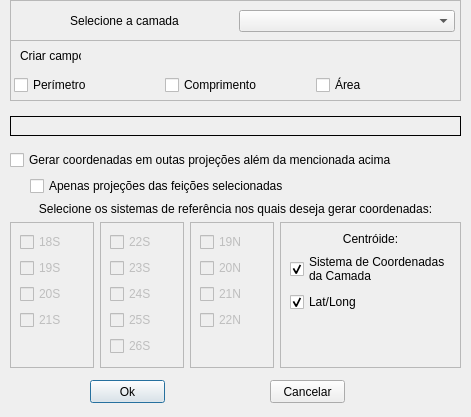
<?xml version="1.0" encoding="UTF-8"?>
<ui version="4.0">
 <class>Dialog</class>
 <widget class="QDialog" name="Dialog">
  <property name="geometry">
   <rect>
    <x>0</x>
    <y>0</y>
    <width>471</width>
    <height>417</height>
   </rect>
  </property>
  <property name="windowTitle">
   <string>Dialog</string>
  </property>
  <widget class="QWidget" name="layoutWidget">
   <property name="geometry">
    <rect>
     <x>10</x>
     <y>10</y>
     <width>451</width>
     <height>22</height>
    </rect>
   </property>
   <layout class="QHBoxLayout" name="layerHLayout_2">
    <property name="leftMargin">
     <number>6</number>
    </property>
    <property name="rightMargin">
     <number>6</number>
    </property>
    <item>
     <widget class="QLabel" name="label">
      <property name="text">
       <string>Selecione a camada</string>
      </property>
      <property name="alignment">
       <set>Qt::AlignCenter</set>
      </property>
     </widget>
    </item>
    <item>
     <widget class="QgsMapLayerComboBox" name="mapLayerSelection"/>
    </item>
   </layout>
  </widget>
  <widget class="QWidget" name="layoutWidget_2">
   <property name="geometry">
    <rect>
     <x>10</x>
     <y>70</y>
     <width>451</width>
     <height>31</height>
    </rect>
   </property>
   <layout class="QHBoxLayout" name="dimensionsHLayout">
    <property name="leftMargin">
     <number>4</number>
    </property>
    <item>
     <widget class="QCheckBox" name="checkBoxPer">
      <property name="enabled">
       <bool>true</bool>
      </property>
      <property name="text">
       <string>Perímetro</string>
      </property>
      <property name="checkable">
       <bool>true</bool>
      </property>
      <property name="checked">
       <bool>false</bool>
      </property>
      <property name="tristate">
       <bool>false</bool>
      </property>
     </widget>
    </item>
    <item>
     <widget class="QCheckBox" name="checkBoxLeng">
      <property name="text">
       <string>Comprimento</string>
      </property>
      <property name="checked">
       <bool>false</bool>
      </property>
     </widget>
    </item>
    <item>
     <widget class="QCheckBox" name="checkBoxArea">
      <property name="text">
       <string>Área</string>
      </property>
      <property name="checked">
       <bool>false</bool>
      </property>
     </widget>
    </item>
   </layout>
  </widget>
  <widget class="QLabel" name="zoneLabel">
   <property name="geometry">
    <rect>
     <x>10</x>
     <y>116</y>
     <width>451</width>
     <height>20</height>
    </rect>
   </property>
   <property name="frameShape">
    <enum>QFrame::Box</enum>
   </property>
   <property name="text">
    <string/>
   </property>
   <property name="alignment">
    <set>Qt::AlignCenter</set>
   </property>
  </widget>
  <widget class="QPushButton" name="okButton">
   <property name="geometry">
    <rect>
     <x>90</x>
     <y>380</y>
     <width>75</width>
     <height>23</height>
    </rect>
   </property>
   <property name="text">
    <string>Ok</string>
   </property>
  </widget>
  <widget class="QPushButton" name="cancelButton">
   <property name="geometry">
    <rect>
     <x>270</x>
     <y>380</y>
     <width>75</width>
     <height>23</height>
    </rect>
   </property>
   <property name="text">
    <string>Cancelar</string>
   </property>
  </widget>
  <widget class="QFrame" name="fieldsFrame">
   <property name="geometry">
    <rect>
     <x>10</x>
     <y>40</y>
     <width>451</width>
     <height>61</height>
    </rect>
   </property>
   <property name="frameShape">
    <enum>QFrame::StyledPanel</enum>
   </property>
   <property name="frameShadow">
    <enum>QFrame::Raised</enum>
   </property>
   <widget class="QLabel" name="label_4">
    <property name="geometry">
     <rect>
      <x>10</x>
      <y>0</y>
      <width>61</width>
      <height>31</height>
     </rect>
    </property>
    <property name="text">
     <string>Criar campo:</string>
    </property>
   </widget>
  </widget>
  <widget class="QFrame" name="frame_2">
   <property name="geometry">
    <rect>
     <x>10</x>
     <y>0</y>
     <width>451</width>
     <height>41</height>
    </rect>
   </property>
   <property name="frameShape">
    <enum>QFrame::StyledPanel</enum>
   </property>
   <property name="frameShadow">
    <enum>QFrame::Raised</enum>
   </property>
  </widget>
  <widget class="QWidget" name="verticalLayoutWidget">
   <property name="geometry">
    <rect>
     <x>10</x>
     <y>150</y>
     <width>451</width>
     <height>221</height>
    </rect>
   </property>
   <layout class="QVBoxLayout" name="verticalLayout_2">
    <item>
     <widget class="QCheckBox" name="checkBoxCoord">
      <property name="enabled">
       <bool>true</bool>
      </property>
      <property name="text">
       <string>Gerar coordenadas em outas projeções além da mencionada acima</string>
      </property>
      <property name="checkable">
       <bool>true</bool>
      </property>
      <property name="checked">
       <bool>false</bool>
      </property>
      <property name="tristate">
       <bool>false</bool>
      </property>
     </widget>
    </item>
    <item>
     <layout class="QHBoxLayout" name="horizontalLayout">
      <property name="leftMargin">
       <number>20</number>
      </property>
      <item>
       <widget class="QCheckBox" name="checkBoxSelected">
        <property name="layoutDirection">
         <enum>Qt::LeftToRight</enum>
        </property>
        <property name="text">
         <string>Apenas projeções das feições selecionadas</string>
        </property>
       </widget>
      </item>
     </layout>
    </item>
    <item>
     <widget class="QLabel" name="label_5">
      <property name="sizeIncrement">
       <size>
        <width>0</width>
        <height>0</height>
       </size>
      </property>
      <property name="text">
       <string>Selecione os sistemas de referência nos quais deseja gerar coordenadas:</string>
      </property>
      <property name="alignment">
       <set>Qt::AlignCenter</set>
      </property>
     </widget>
    </item>
    <item>
     <layout class="QHBoxLayout" name="horizontalLayout_4">
      <item>
       <widget class="QFrame" name="zoneFrame1">
        <property name="enabled">
         <bool>false</bool>
        </property>
        <property name="sizePolicy">
         <sizepolicy hsizetype="Expanding" vsizetype="Expanding">
          <horstretch>0</horstretch>
          <verstretch>0</verstretch>
         </sizepolicy>
        </property>
        <property name="frameShape">
         <enum>QFrame::StyledPanel</enum>
        </property>
        <property name="frameShadow">
         <enum>QFrame::Raised</enum>
        </property>
        <layout class="QVBoxLayout" name="verticalLayout">
         <item>
          <widget class="QCheckBox" name="checkBox_18S">
           <property name="text">
            <string>18S</string>
           </property>
          </widget>
         </item>
         <item>
          <widget class="QCheckBox" name="checkBox_19S">
           <property name="text">
            <string>19S</string>
           </property>
          </widget>
         </item>
         <item>
          <widget class="QCheckBox" name="checkBox_20S">
           <property name="text">
            <string>20S</string>
           </property>
          </widget>
         </item>
         <item>
          <widget class="QCheckBox" name="checkBox_21S">
           <property name="text">
            <string>21S</string>
           </property>
          </widget>
         </item>
         <item>
          <spacer name="verticalSpacer_2">
           <property name="orientation">
            <enum>Qt::Vertical</enum>
           </property>
           <property name="sizeHint" stdset="0">
            <size>
             <width>20</width>
             <height>40</height>
            </size>
           </property>
          </spacer>
         </item>
        </layout>
        <zorder>checkBox_21S</zorder>
        <zorder>checkBox_20S</zorder>
        <zorder>checkBox_19S</zorder>
        <zorder>checkBox_18S</zorder>
        <zorder>verticalSpacer_2</zorder>
       </widget>
      </item>
      <item>
       <widget class="QFrame" name="zoneFrame2">
        <property name="enabled">
         <bool>false</bool>
        </property>
        <property name="sizePolicy">
         <sizepolicy hsizetype="Expanding" vsizetype="Expanding">
          <horstretch>0</horstretch>
          <verstretch>0</verstretch>
         </sizepolicy>
        </property>
        <property name="frameShape">
         <enum>QFrame::StyledPanel</enum>
        </property>
        <property name="frameShadow">
         <enum>QFrame::Raised</enum>
        </property>
        <layout class="QVBoxLayout" name="verticalLayout_7">
         <item>
          <widget class="QCheckBox" name="checkBox_22S">
           <property name="text">
            <string>22S</string>
           </property>
          </widget>
         </item>
         <item>
          <widget class="QCheckBox" name="checkBox_23S">
           <property name="text">
            <string>23S</string>
           </property>
          </widget>
         </item>
         <item>
          <widget class="QCheckBox" name="checkBox_24S">
           <property name="text">
            <string>24S</string>
           </property>
          </widget>
         </item>
         <item>
          <widget class="QCheckBox" name="checkBox_25S">
           <property name="text">
            <string>25S</string>
           </property>
          </widget>
         </item>
         <item>
          <widget class="QCheckBox" name="checkBox_26S">
           <property name="text">
            <string>26S</string>
           </property>
          </widget>
         </item>
         <item>
          <spacer name="verticalSpacer_4">
           <property name="orientation">
            <enum>Qt::Vertical</enum>
           </property>
           <property name="sizeHint" stdset="0">
            <size>
             <width>20</width>
             <height>40</height>
            </size>
           </property>
          </spacer>
         </item>
        </layout>
       </widget>
      </item>
      <item>
       <widget class="QFrame" name="zoneFrame3">
        <property name="enabled">
         <bool>false</bool>
        </property>
        <property name="sizePolicy">
         <sizepolicy hsizetype="Expanding" vsizetype="Expanding">
          <horstretch>0</horstretch>
          <verstretch>0</verstretch>
         </sizepolicy>
        </property>
        <property name="frameShape">
         <enum>QFrame::StyledPanel</enum>
        </property>
        <property name="frameShadow">
         <enum>QFrame::Raised</enum>
        </property>
        <layout class="QVBoxLayout" name="verticalLayout_5">
         <item>
          <widget class="QCheckBox" name="checkBox_19N">
           <property name="text">
            <string>19N</string>
           </property>
          </widget>
         </item>
         <item>
          <widget class="QCheckBox" name="checkBox_20N">
           <property name="text">
            <string>20N</string>
           </property>
          </widget>
         </item>
         <item>
          <widget class="QCheckBox" name="checkBox_21N">
           <property name="text">
            <string>21N</string>
           </property>
          </widget>
         </item>
         <item>
          <widget class="QCheckBox" name="checkBox_22N">
           <property name="text">
            <string>22N</string>
           </property>
          </widget>
         </item>
         <item>
          <spacer name="verticalSpacer_5">
           <property name="orientation">
            <enum>Qt::Vertical</enum>
           </property>
           <property name="sizeHint" stdset="0">
            <size>
             <width>20</width>
             <height>40</height>
            </size>
           </property>
          </spacer>
         </item>
        </layout>
       </widget>
      </item>
      <item>
       <widget class="QFrame" name="pointFrame">
        <property name="enabled">
         <bool>true</bool>
        </property>
        <property name="sizePolicy">
         <sizepolicy hsizetype="Expanding" vsizetype="Expanding">
          <horstretch>0</horstretch>
          <verstretch>0</verstretch>
         </sizepolicy>
        </property>
        <property name="frameShape">
         <enum>QFrame::StyledPanel</enum>
        </property>
        <property name="frameShadow">
         <enum>QFrame::Raised</enum>
        </property>
        <layout class="QVBoxLayout" name="verticalLayout_6">
         <item>
          <widget class="QLabel" name="label_2">
           <property name="text">
            <string>Centróide:</string>
           </property>
           <property name="alignment">
            <set>Qt::AlignCenter</set>
           </property>
          </widget>
         </item>
         <item>
          <widget class="QCheckBox" name="checkBoxCentlayerCrs">
           <property name="text">
            <string>Sistema de Coordenadas 
da Camada</string>
           </property>
           <property name="checked">
            <bool>true</bool>
           </property>
          </widget>
         </item>
         <item>
          <widget class="QCheckBox" name="checkBoxCentlatLong">
           <property name="text">
            <string>Lat/Long</string>
           </property>
           <property name="checked">
            <bool>true</bool>
           </property>
          </widget>
         </item>
         <item>
          <spacer name="verticalSpacer_6">
           <property name="orientation">
            <enum>Qt::Vertical</enum>
           </property>
           <property name="sizeHint" stdset="0">
            <size>
             <width>20</width>
             <height>40</height>
            </size>
           </property>
          </spacer>
         </item>
        </layout>
       </widget>
      </item>
     </layout>
    </item>
    <item>
     <spacer name="verticalSpacer">
      <property name="orientation">
       <enum>Qt::Vertical</enum>
      </property>
      <property name="sizeHint" stdset="0">
       <size>
        <width>20</width>
        <height>40</height>
       </size>
      </property>
     </spacer>
    </item>
   </layout>
  </widget>
  <zorder>frame_2</zorder>
  <zorder>fieldsFrame</zorder>
  <zorder>layoutWidget</zorder>
  <zorder>layoutWidget_2</zorder>
  <zorder>zoneLabel</zorder>
  <zorder>okButton</zorder>
  <zorder>cancelButton</zorder>
  <zorder>verticalLayoutWidget</zorder>
 </widget>
 <customwidgets>
  <customwidget>
   <class>QgsMapLayerComboBox</class>
   <extends>QComboBox</extends>
   <header>qgsmaplayercombobox.h</header>
  </customwidget>
 </customwidgets>
 <resources/>
 <connections/>
</ui>
